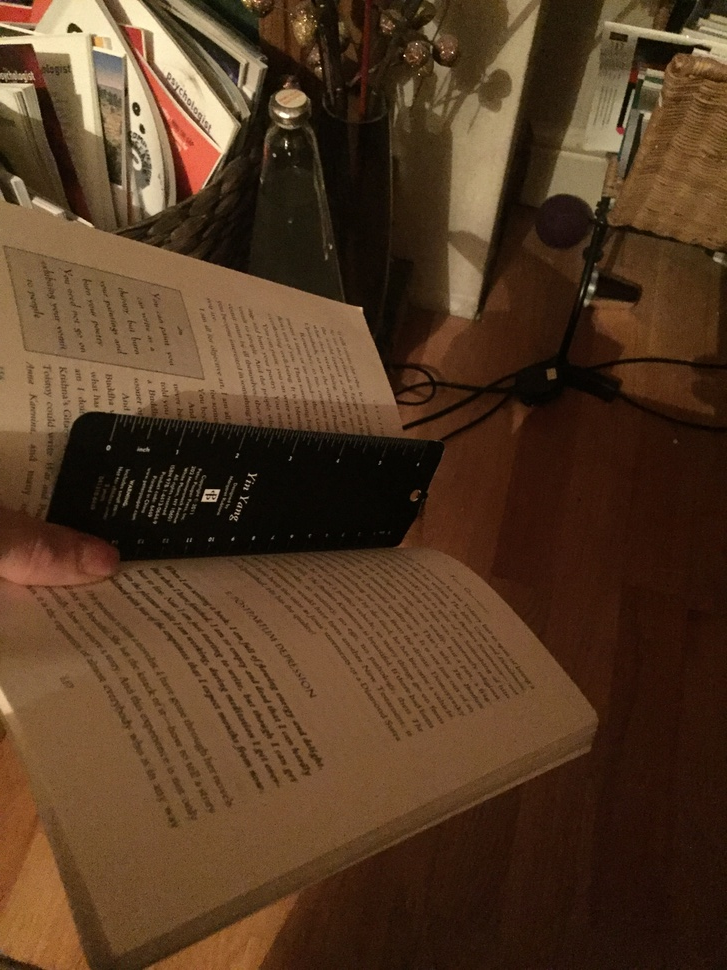
#> input picture book.JPG, 727 x 970 px, shrunk from 2448 x 3264 before the run
$ python main.py
#> lines starting #> are read from the running program, lines starting #| are printed output that depends on the picture; after the words box and inside, x2 and y2 are one past the last pixel; in counts of white or black regions, pixels touching at a corner belong together
import cv2 as cv

i = cv.imread('book.JPG')
#> i is the input picture: shape (970, 727, 3); mean B, G, R 36.2, 58.5, 84.8
i = cv.cvtColor(i, cv.COLOR_RGB2GRAY)
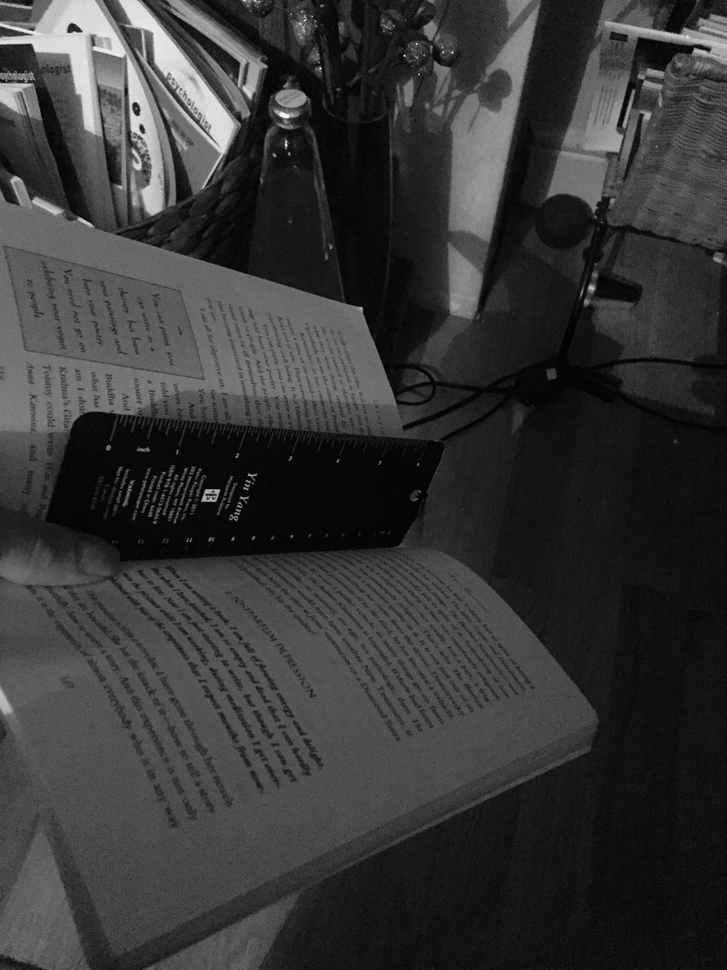
#> i: shape (970, 727); min 0, max 249, mean 54.8

_, result = cv.threshold(i, 35, 255, cv.THRESH_BINARY)
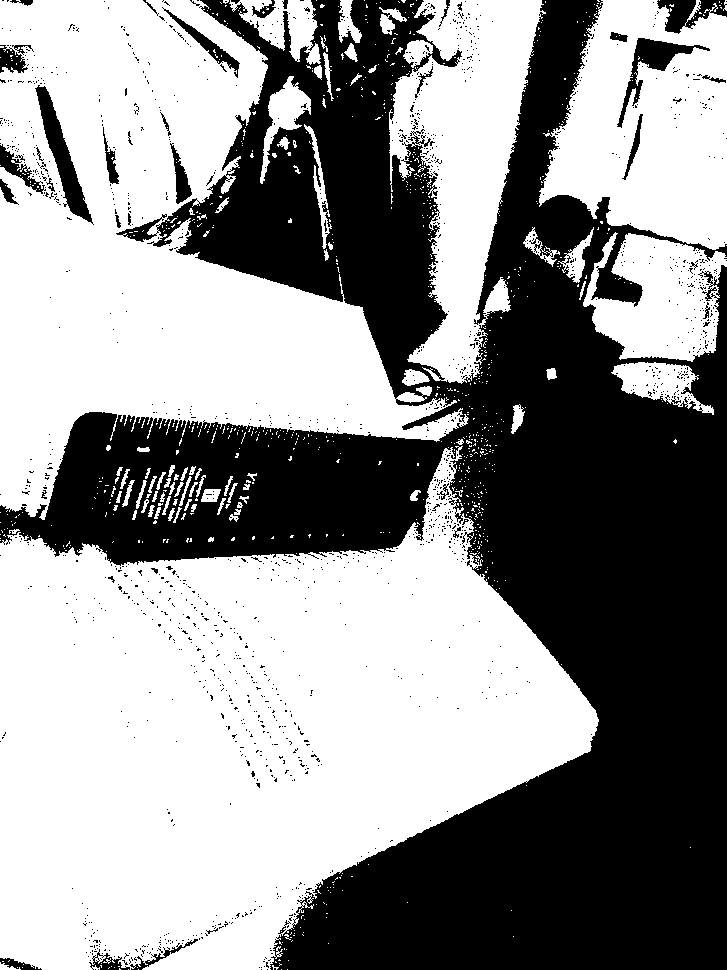
#> result: shape (970, 727); 57.1% white; 1546 black regions (1505 under 20 px), largest, box (x1, y1, x2, y2) and area: (0, 0, 727, 970) 288430, (35, 85, 94, 225) 2176, (617, 38, 710, 128) 1620
# Play with the last 2 numbers to get a better result on your Image.
adaptive = cv.adaptiveThreshold(i, 255, cv.ADAPTIVE_THRESH_GAUSSIAN_C, cv.THRESH_BINARY, 81, 4)
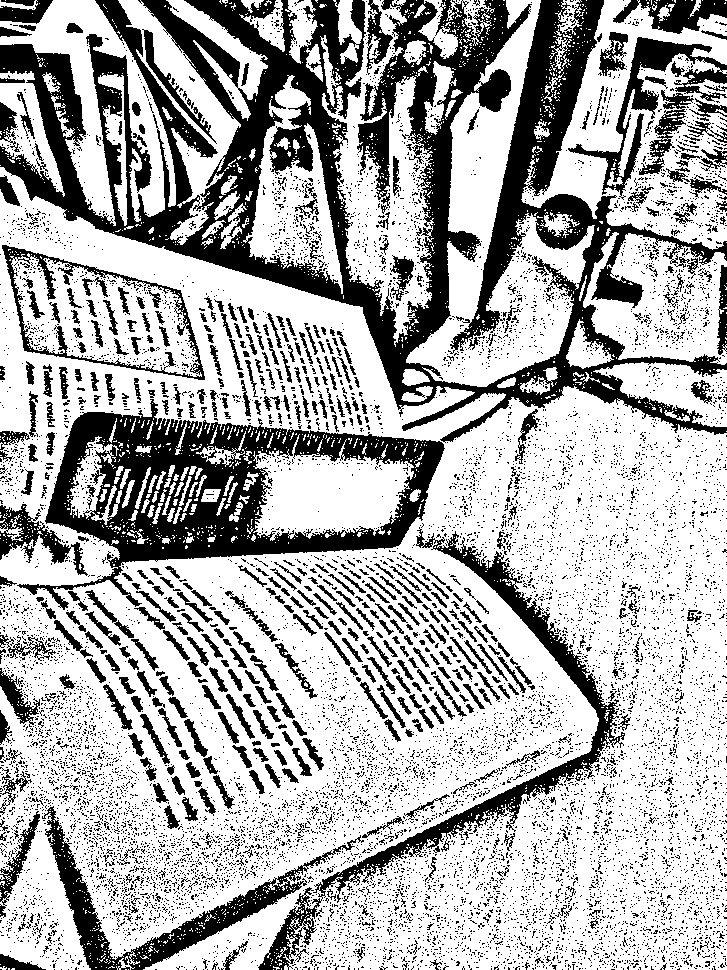
#> adaptive: shape (970, 727); 68.4% white; 11946 black regions (11399 under 20 px), largest, box (x1, y1, x2, y2) and area: (0, 0, 727, 443) 88346, (17, 399, 445, 610) 29050, (258, 527, 625, 970) 11084


cv.imshow('image', i)
cv.imshow('result', result)
cv.imshow('Adaptive Result', adaptive)

cv.waitKey(0)
cv.destroyAllWindows()
